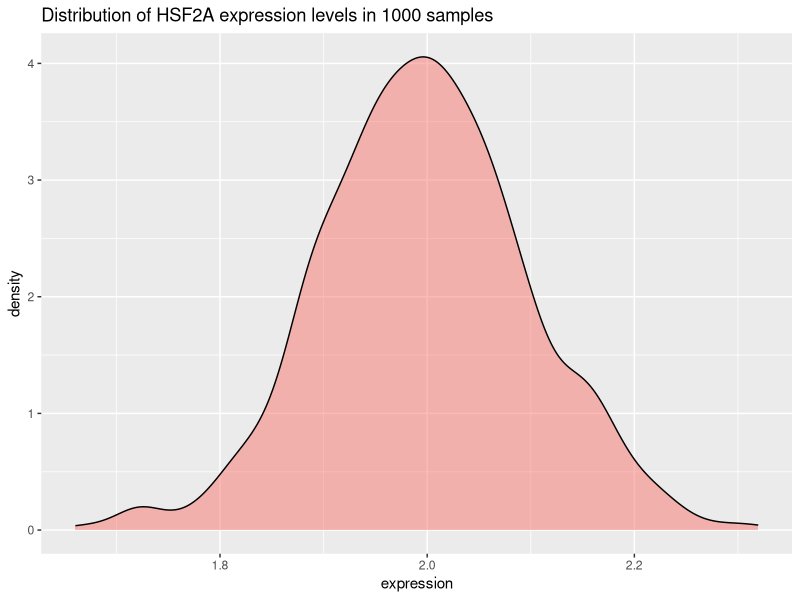
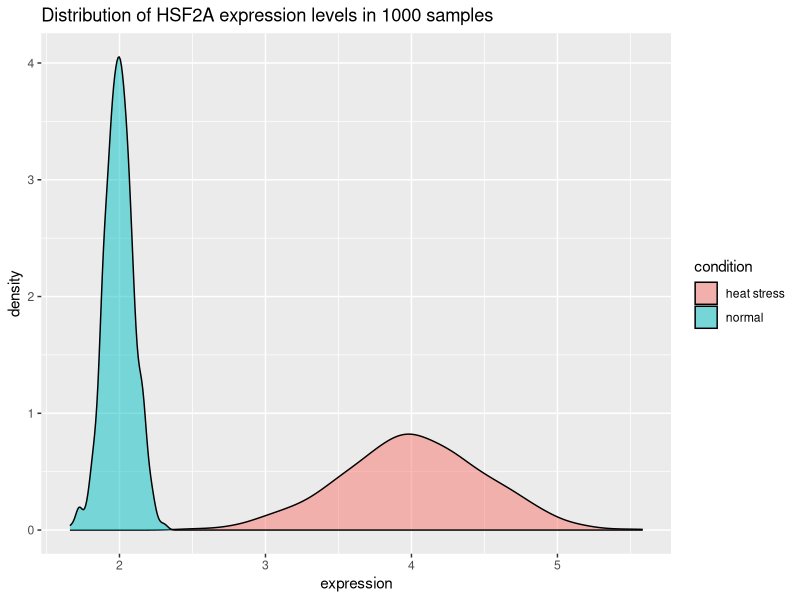
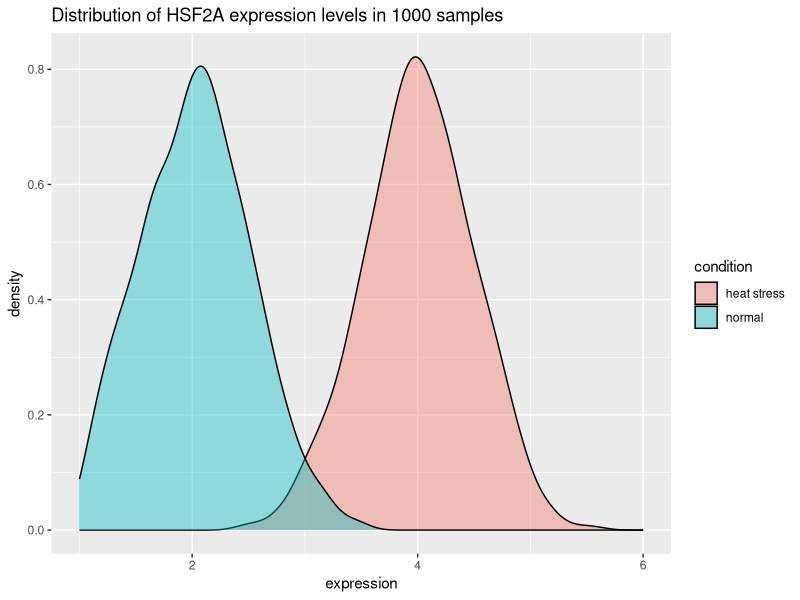

R code for these plots, in order:
## ---- chunk 1
library(tidyverse)
library(ggplot2)
set.seed(1234) # to have the same graph everytime you run this code

xp_normal_conditions <- tibble(
  expression = rnorm(# randomly sample numbers from a normal distribution
    n = 1000, # number of drawings
    mean = 2, # mean of the normal distribution
    sd = 0.1), # standard deviation of the normal distribution
  condition = "normal"# used later on for data frame row binding with heat stress
  )

head(xp_normal_conditions)
## ---- chunk 2
p2 <- ggplot(xp_normal_conditions, aes(x = expression, fill = condition)) +
  ggtitle("Distribution of HSF2A expression levels in 1000 samples") +
  theme(legend.position = "none") +
  geom_density(color = "black", alpha = 0.5) 
p2
## ---- chunk 3
xp_heat_stress <- tibble(expression = rnorm(n = 1000, mean = 4, sd = 0.5),
                         condition = "heat stress")

xp = bind_rows(xp_normal_conditions, xp_heat_stress) # get a peek with head(xp) and tail(xp)

head(xp,3)
tail(xp,3)

p3 <- ggplot(xp, aes(x = expression, fill = condition)) +
  ggtitle("Distribution of HSF2A expression levels in 1000 samples") +
  geom_density(color = "black", alpha = 0.5) 
p3
## ---- chunk 4
tt <- t.test(x = xp_normal_conditions$expression, 
       y = xp_heat_stress$expression, 
       alternative = "two.sided" ,      
       var.equal = FALSE,             # important as the variance do not seem equal
       conf.level = 0.95)             # corresponds to alpha = 0.05 

tt
## ---- chunk 5
# increasing the spread of the normal conditions to sd = 0.5
xp_normal_conditions_more_spread <- tibble(expression = rnorm(n = 1000, mean = 2, sd = 0.5),condition = "normal")


xp2 = bind_rows(xp_normal_conditions_more_spread, xp_heat_stress) # heat stress values are kept unchanged

p4 <- ggplot(xp2, aes(x = expression, fill = condition)) +
  ggtitle("Distribution of HSF2A expression levels in 1000 samples") +
  geom_density(color = "black", alpha = 0.4) + 
  scale_x_continuous(limits = c(1,6))
p4


t.test(x = xp_normal_conditions_more_spread$expression, 
       y = xp_heat_stress$expression, 
       alternative = "two.sided",
       var.equal = FALSE, 
       conf.level = 0.95)
## ---- chunk 6
library("pwr")

pwr.t.test(d = 2,
           power = .8,
           sig.level = .05,
           type = "two.sample",
           alternative = "two.sided")
## ---- chunk 7
pwr.t.test(d = 1,
           power = .8,
           sig.level = .05,
           type = "two.sample",
           alternative = "two.sided")
     
